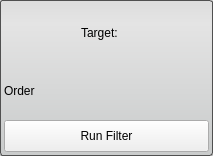
<?xml version="1.0" encoding="UTF-8"?>
<ui version="4.0">
 <class>OtsuThresholdFilterInterface</class>
 <widget class="QWidget" name="OtsuThresholdFilterInterface">
  <property name="geometry">
   <rect>
    <x>0</x>
    <y>0</y>
    <width>213</width>
    <height>156</height>
   </rect>
  </property>
  <property name="sizePolicy">
   <sizepolicy hsizetype="Preferred" vsizetype="Fixed">
    <horstretch>0</horstretch>
    <verstretch>0</verstretch>
   </sizepolicy>
  </property>
  <property name="minimumSize">
   <size>
    <width>213</width>
    <height>132</height>
   </size>
  </property>
  <property name="maximumSize">
   <size>
    <width>16777215</width>
    <height>16777215</height>
   </size>
  </property>
  <property name="baseSize">
   <size>
    <width>650</width>
    <height>0</height>
   </size>
  </property>
  <property name="windowTitle">
   <string>Otsu Threshold Filter</string>
  </property>
  <property name="styleSheet">
   <string notr="true">QWidget#OtsuThresholdFilterInterface{
  border-radius: 3px;
  border: 1px solid rgb(80, 80,80);
  background-color: qlineargradient(spread:pad, x1:0.5, y1:0, x2:0.5, y2:0.960227, stop:0 rgba(221, 221, 221, 255), stop:0.155779 rgba(228, 228, 228, 255), stop:1 rgba(202, 204, 204, 255));      
}</string>
  </property>
  <layout class="QVBoxLayout" name="verticalLayout">
   <property name="spacing">
    <number>0</number>
   </property>
   <property name="margin">
    <number>4</number>
   </property>
   <item>
    <layout class="QHBoxLayout" name="activeHLayout" stretch="1">
     <property name="spacing">
      <number>0</number>
     </property>
     <item>
      <widget class="QLabel" name="activeLabel">
       <property name="sizePolicy">
        <sizepolicy hsizetype="Fixed" vsizetype="Preferred">
         <horstretch>0</horstretch>
         <verstretch>0</verstretch>
        </sizepolicy>
       </property>
       <property name="minimumSize">
        <size>
         <width>50</width>
         <height>0</height>
        </size>
       </property>
       <property name="text">
        <string>Target:</string>
       </property>
      </widget>
     </item>
    </layout>
   </item>
   <item>
    <layout class="QHBoxLayout" name="orderHLayout_top">
     <item>
      <widget class="QLabel" name="orderLabel">
       <property name="text">
        <string>Order</string>
       </property>
      </widget>
     </item>
     <item>
      <spacer name="orderHSpacer">
       <property name="orientation">
        <enum>Qt::Horizontal</enum>
       </property>
       <property name="sizeHint" stdset="0">
        <size>
         <width>40</width>
         <height>20</height>
        </size>
       </property>
      </spacer>
     </item>
    </layout>
   </item>
   <item>
    <layout class="QHBoxLayout" name="orderHLayout_bottom"/>
   </item>
   <item>
    <widget class="QWidget" name="widget" native="true">
     <property name="minimumSize">
      <size>
       <width>0</width>
       <height>32</height>
      </size>
     </property>
     <property name="maximumSize">
      <size>
       <width>16777215</width>
       <height>32</height>
      </size>
     </property>
     <layout class="QHBoxLayout" name="horizontalLayout">
      <property name="spacing">
       <number>0</number>
      </property>
      <property name="margin">
       <number>0</number>
      </property>
      <item>
       <widget class="QPushButton" name="runButton">
        <property name="sizePolicy">
         <sizepolicy hsizetype="Expanding" vsizetype="Fixed">
          <horstretch>0</horstretch>
          <verstretch>0</verstretch>
         </sizepolicy>
        </property>
        <property name="minimumSize">
         <size>
          <width>115</width>
          <height>32</height>
         </size>
        </property>
        <property name="maximumSize">
         <size>
          <width>16777215</width>
          <height>32</height>
         </size>
        </property>
        <property name="layoutDirection">
         <enum>Qt::RightToLeft</enum>
        </property>
        <property name="text">
         <string>Run Filter</string>
        </property>
       </widget>
      </item>
     </layout>
    </widget>
   </item>
  </layout>
 </widget>
 <resources/>
 <connections/>
</ui>
